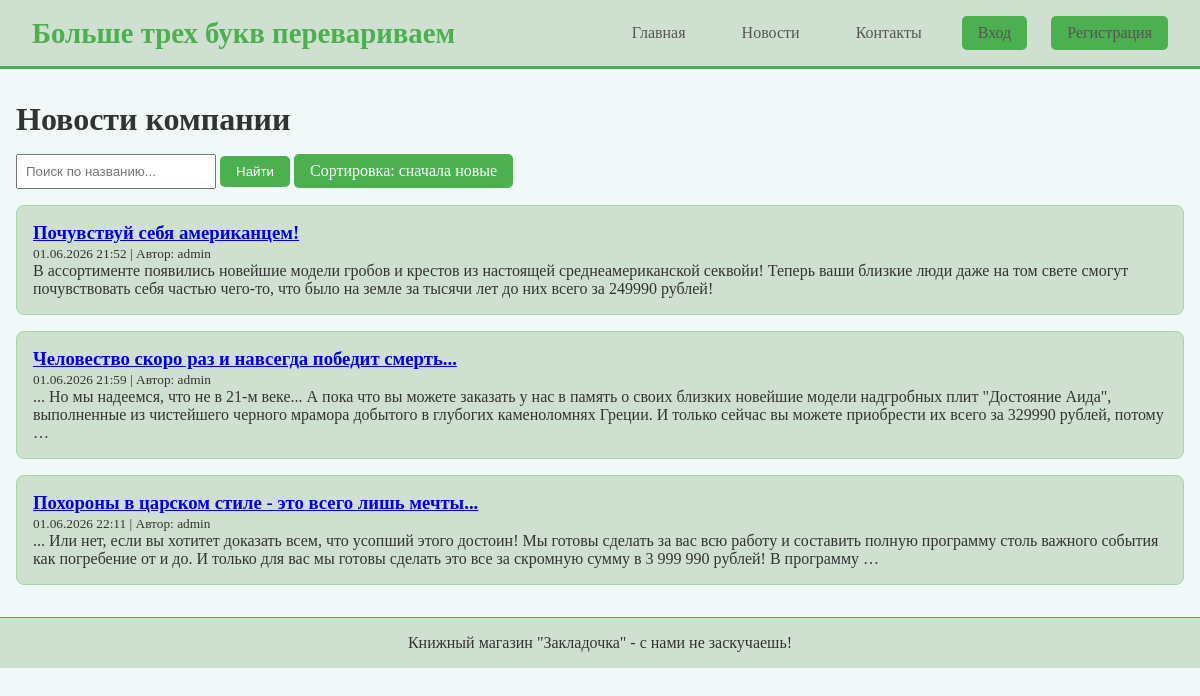
The app's page /news/?sort=asc with its own data.
### main/models.py (models this page shows, shortened)
class News(models.Model):
    title = models.CharField(max_length=200, verbose_name="Заголовок")
    content = models.TextField(verbose_name="Содержание")
    author = models.ForeignKey(User, on_delete=models.CASCADE, verbose_name="Автор")
    pub_date = models.DateTimeField(default=timezone.now, verbose_name="Дата публикации")
    image = models.ImageField(upload_to='news_images/', blank=True, null=True, verbose_name="Изображение")
    class Meta:
        ordering = ['-pub_date']
        verbose_name = "Новость"
        verbose_name_plural = "Новости"

### main/views.py (the view)
# urls.py: path('news/', views.news_list, name='news_list'),
def news_list(request):
    news = News.objects.all()
    sort = request.GET.get('sort', 'desc')
    if sort == 'asc':
        news = news.order_by('pub_date')
    else:
        news = news.order_by('-pub_date')
    search_query = request.GET.get('search', '')
    if search_query:
        news = news.filter(Q(title__icontains=search_query))
    return render(request, 'main/news_list.html', {
        'news': news,
        'current_sort': sort,
        'search_query': search_query,
    })

### templates/main/news_list.html (shortened to what this page needs)
{% extends 'base.html' %}
{% block content %}
<h1>Новости компании</h1>
<form method="get" style="margin: 1rem 0;">
    <input type="text" name="search" placeholder="Поиск по названию..." value="{{ search_query }}" style="padding: 0.5rem; width: 200px;">
    <button type="submit" class="btn">Найти</button>
    <a href="?sort={% if current_sort == 'desc' %}asc{% else %}desc{% endif %}" class="btn">
        Сортировка: {% if current_sort == 'desc' %}сначала старые{% else %}сначала новые{% endif %}
    </a>
</form>
{% for item in news %}
    <div class="news-card">
        <h3><a href="{% url 'news_detail' item.id %}" style="color:#С0С0С0;">{{ item.title }}</a></h3>
        <small>{{ item.pub_date|date:"d.m.Y H:i" }} | Автор: {{ item.author.username }}</small>
        <p>{{ item.content|truncatewords:50 }}</p>
    </div>
{% empty %}
    <p>Новостей не найдено.</p>
{% endfor %}
{% endblock %}

### templates/base.html (style rules this page uses)
* { margin: 0; padding: 0; box-sizing: border-box; }
body { font-family: 'Georgia', 'Times New Roman', serif; background: #f0f8f8; color: #333333; }
.btn { background: #4CAF50; color: white; padding: 0.5rem 1rem; border: none; border-radius: 5px; cursor: pointer; text-decoration: none; display: inline-block; }
.news-card { background: #d0e0d0; padding: 1rem; margin-bottom: 1rem; border-radius: 8px; border: 1px solid #A5D6A7; }

### records on screen
News: title "Почувствуй себя американцем!", pub_date "01.06.2026 21:52", author.username "admin", content "В ассортименте появились новейшие модели гробов и крестов из настоящей среднеамериканской секвойи! Теперь ваши близкие люди даже на том свете смогут почувствовать себя частью чего-то, что было на земле за тысячи лет до них всего за 249990 рублей!"
News: title "Человество скоро раз и навсегда победит смерть...", pub_date "01.06.2026 21:59", author.username "admin", content "... Но мы надеемся, что не в 21-м веке... А пока что вы можете заказать у нас в память о своих близких новейшие модели надгробных плит \"Достояние Аида\", выполненные из чистейшего черного мрамора добытого в глубогих каменоломнях Греции. И только сейчас вы можете приобрести их всего за 329990 рублей, потому …"
News: title "Похороны в царском стиле - это всего лишь мечты...", pub_date "01.06.2026 22:11", author.username "admin", content "... Или нет, если вы хотитет доказать всем, что усопший этого достоин! Мы готовы сделать за вас всю работу и составить полную программу столь важного события как погребение от и до. И только для вас мы готовы сделать это все за скромную сумму в 3 999 990 рублей! В программу …"
